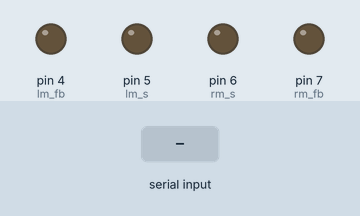
Recording of a sketch running on a simulated Arduino Uno, built with avr-gcc and run on an emulated ATmega328P. Shown: output pins drawn as LEDs (lit = HIGH). The test bench sets the inputs (shaded band).

Above: at 1.2 s.
1.3 s: "f" received over Serial
At 2.2 s:
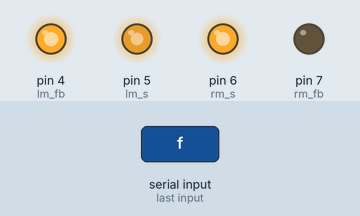
2.8 s: "l" received over Serial
At 3.3 s:
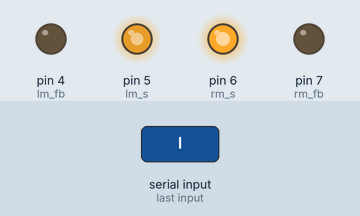
4.3 s: "r" received over Serial
At 5.7 s:
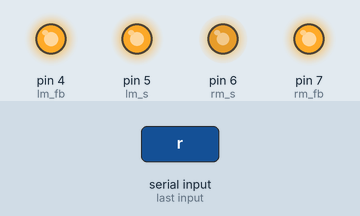
Timing chart, 0 to 7.3 s (numbered marks = the images above; inputs shaded):
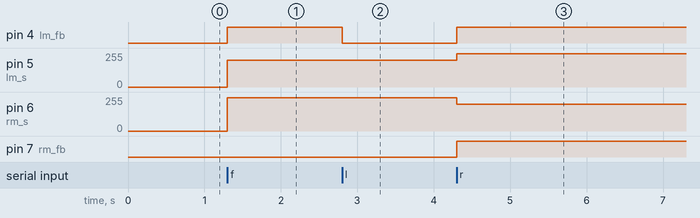

The sketch:

sketch_mar23a.ino
```cpp
#include <SoftwareSerial.h>

SoftwareSerial mySerial(0, 1);

#define lm_fb 4 // вперед назад
#define lm_s 5 // скорость
#define rm_fb 7 // вперед назад
#define rm_s 6 // скорость

bool fd = false;
bool rt = false;
bool lt = false;
bool st = false;

char direction = 's';

void setup() {
  Serial.begin(115200);
  mySerial.begin(115200);

  pinMode(lm_fb, OUTPUT);
  pinMode(lm_s, OUTPUT);
  pinMode(rm_fb, OUTPUT);
  pinMode(rm_s, OUTPUT);
}

void loop() {
  if (Serial.available() > 0) {
    char incomingChar = Serial.read();
    change_condition(incomingChar);
    direct();
  }
}

void change_condition(char incomingChar) {
  if (mySerial.available() > 0) {
  }
  if (incomingChar == 'f') {
    fd = true;

    rt = false;
    lt = false;
    st = false;
  } else if (incomingChar == 'l') {
    lt = true;

    fd = false;
    rt = false;
    st = false;
  } else if (incomingChar == 'r') {
    rt = true;

    fd = false;
    lt = false;
    st = false;
  } else if (incomingChar == 's') {
    st = true;

    fd = false;
    rt = false;
    lt = false;
  }
}

void direct() {
  if (fd) {
    digitalWrite(lm_fb, 1);
    digitalWrite(rm_fb, 0);
    analogWrite(lm_s, 200);
    analogWrite(rm_s, 250);
  }
  if (lt) {
    digitalWrite(lm_fb, 0);
    digitalWrite(rm_fb, 0);
    analogWrite(lm_s, 200);
    analogWrite(rm_s, 250);
  }
  if (rt) {
    digitalWrite(lm_fb, 1);
    digitalWrite(rm_fb, 1);
    analogWrite(lm_s, 250);
    analogWrite(rm_s, 200);
  }
  if (st) {
    digitalWrite(lm_fb, 0);
    digitalWrite(rm_fb, 0);
    analogWrite(lm_s, 0);
    analogWrite(rm_s, 0);
  }
}
```

Measured:
- after the input at 1.3 s, pin 4 (lm_fb): LOW → HIGH at once; pin 5 (lm_s): 0/255 → 200/255 at once; pin 6 (rm_s): 0/255 → 250/255 at once
- after the input at 2.8 s, pin 4 (lm_fb): HIGH → LOW at once
- after the input at 4.3 s, pin 4 (lm_fb), pin 7 (rm_fb): LOW → HIGH at once; pin 5 (lm_s): 200/255 → 250/255 at once; pin 6 (rm_s): 250/255 → 200/255 at once
